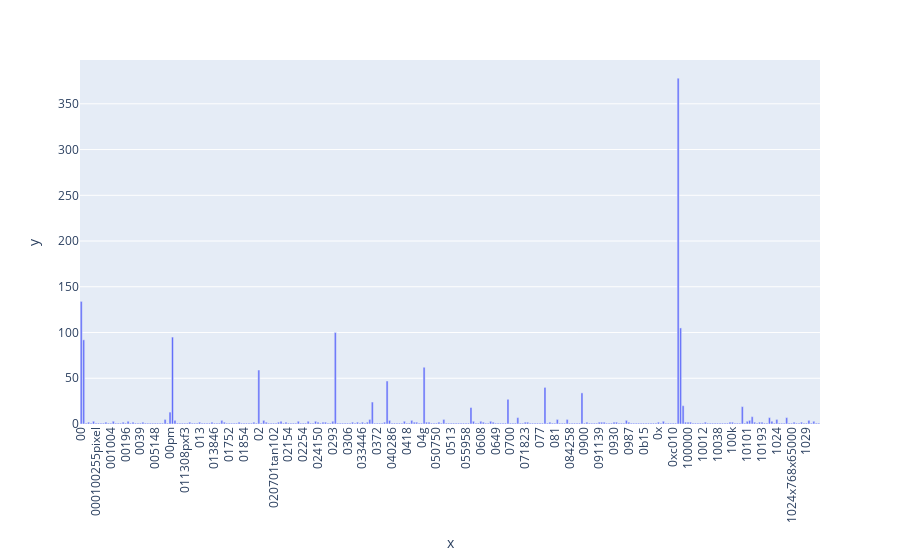

Notebook code cell kept with this figure:
### Markdown cell above
### >>> **Exercise 12 (take home):**
If you want a nicer interactive visualization here, I would encourage you try to install and use plotly to achieve this.

### Code cell
# Answer here
import plotly.express as px

fig = px.bar(
    x=count_vect.get_feature_names_out()[:300], 
    y=term_frequencies[:300],
)

fig.update_layout(xaxis_tickangle=-90) 
fig.show()

### Figure 1 — Plotly figure (JSON) as saved in the notebook; plotly's stock layout.template omitted (floating-point values rounded to 4 significant figures; data arrays with more than 128 entries replaced by an {"elided": "..."} marker saying what was removed)
{"data": [{"hovertemplate": "x=%{x}<br>y=%{y}<extra></extra>", "legendgroup": "", "marker": {"color": "#636efa", "pattern": {"shape": ""}}, "name": "", "orientation": "v", "showlegend": false, "textposition": "auto", "type": "bar", "x": {"elided": "300 str values"}, "xaxis": "x", "y": {"elided": "300 int values"}, "yaxis": "y"}], "layout": {"barmode": "relative", "legend": {"tracegroupgap": 0}, "margin": {"t": 60}, "xaxis": {"anchor": "y", "domain": [0, 1], "tickangle": -90, "title": {"text": "x"}}, "yaxis": {"anchor": "x", "domain": [0, 1], "title": {"text": "y"}}}}
